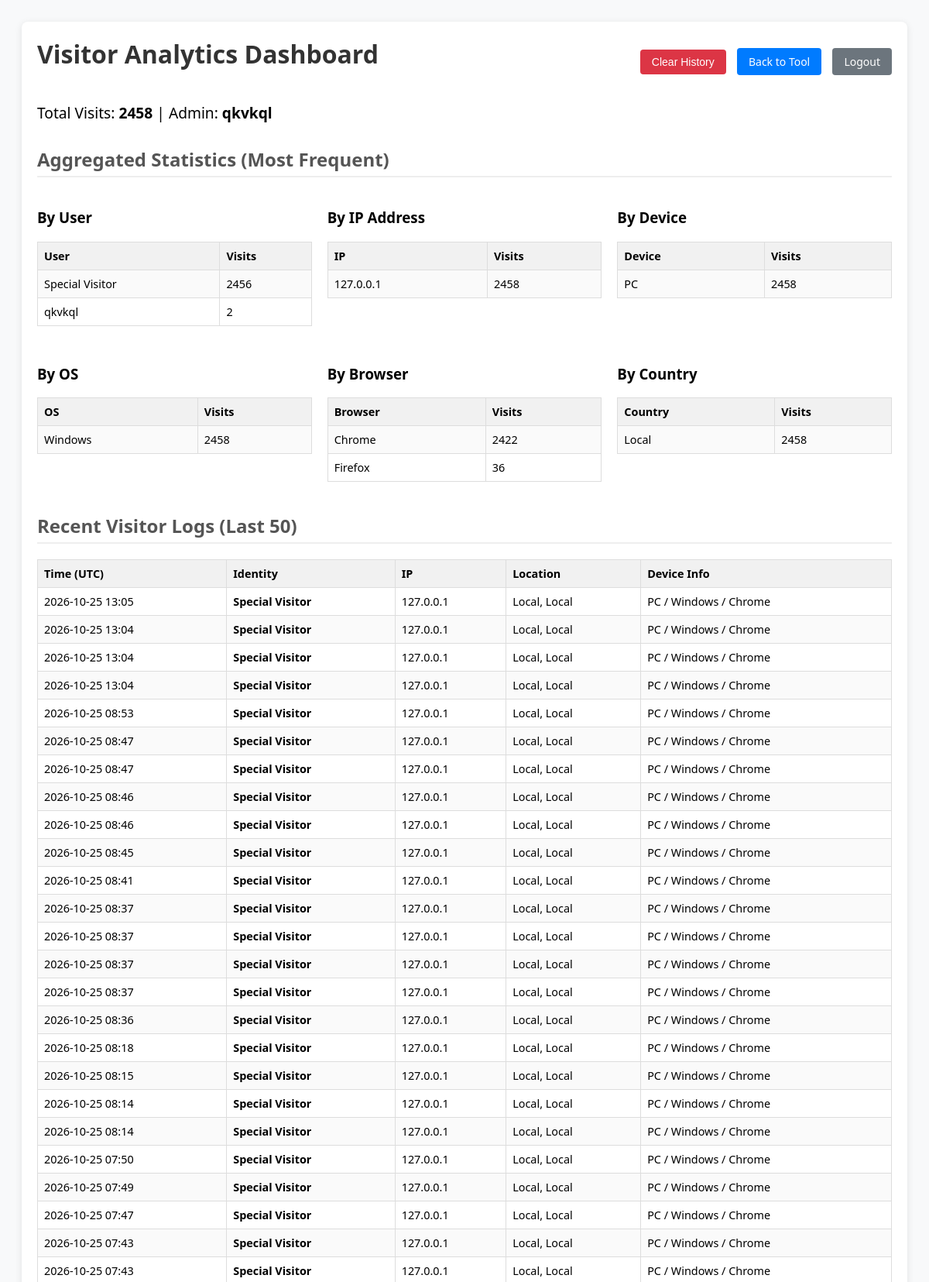
Screenshot of /visitor_stats (signed in, upper part) with the database file from the repository.
### app.py (models this page shows, shortened)
class User(UserMixin, db.Model):
    id = db.Column(db.Integer, primary_key=True)
    username = db.Column(db.String(150), unique=True, nullable=False)
    password_hash = db.Column(db.String(150), nullable=False)
    is_admin = db.Column(db.Boolean, default=False)
    user_level = db.Column(db.String(20), default='basic')

class Visitor(db.Model):
    id = db.Column(db.Integer, primary_key=True)
    username = db.Column(db.String(150), nullable=True)
    ip_address = db.Column(db.String(50))
    timestamp = db.Column(db.DateTime, default=datetime.utcnow)
    country = db.Column(db.String(50))
    city = db.Column(db.String(50))
    device_type = db.Column(db.String(50))
    os = db.Column(db.String(50))
    browser = db.Column(db.String(50))
    device_brand = db.Column(db.String(50))

### app.py (the view)
@app.route('/visitor_stats')
@admin_required
def visitor_stats():
    visits = Visitor.query.order_by(Visitor.timestamp.desc()).limit(50).all()
    total_visits = Visitor.query.count()
    def get_aggregated_stats(column):
        return db.session.query(column, func.count(Visitor.id).label('count')).group_by(column).order_by(func.count(Visitor.id).desc()).all()
    analytics = {
        'Users': get_aggregated_stats(Visitor.username), 'IPs': get_aggregated_stats(Visitor.ip_address),
        'Devices': get_aggregated_stats(Visitor.device_type), 'OS': get_aggregated_stats(Visitor.os),
        'Browsers': get_aggregated_stats(Visitor.browser), 'Locations': get_aggregated_stats(Visitor.country)
    }
    return render_template('stats.html', visits=visits, count=total_visits, analytics=analytics)

### app.py (called while the page is built, shortened)
@app.context_processor
def inject_csrf_token():
    return dict(csrf_token=generate_csrf, t=get_translation, lang=get_current_language)

@login_manager.user_loader
def load_user(user_id):
    return User.query.get(int(user_id))

def admin_required(f):
    @wraps(f)
    @login_required
    def decorated_function(*args, **kwargs):
        if not current_user.is_admin:
            flash("Access denied.")
            return redirect(url_for('home'))
        return f(*args, **kwargs)
    return decorated_function

@app.before_request
def track_visitor():
    if request.endpoint in ['static', 'search_stations', 'visitor_stats', 'clear_visitor_db', 'login', 'signup', 'logout', 'invitation']:
        return

### templates/stats.html (shortened to what this page needs)
<!DOCTYPE html>
<html lang="en">
<head>
</head>
<body>
<div class="container">
    <div class="header">
        <h1>Visitor Analytics Dashboard</h1>
        <div>
            <form action="{{ url_for('clear_visitor_db') }}" method="post" style="display:inline;" onsubmit="return confirm('Are you sure you want to delete ALL visitor logs?');">
                <button type="submit" class="btn btn-danger">Clear History</button>
            </form>
            <a href="{{ url_for('home') }}" class="btn btn-primary" style="margin-left: 10px;">Back to Tool</a>
            <a href="{{ url_for('logout') }}" class="btn btn-secondary" style="margin-left: 10px;">Logout</a>
        </div>
    </div>
    <p style="font-size: 1.2em;">Total Visits: <strong>{{ count }}</strong> | Admin: <strong>{{ current_user.username }}</strong></p>
    <h2>Aggregated Statistics (Most Frequent)</h2>
    <div class="grid-container">
        <div>
            <h3>By User</h3>
            <table>
                <tr><th>User</th><th>Visits</th></tr>
                {% for row in analytics['Users'] %}
                <tr><td>{{ row[0] }}</td><td>{{ row[1] }}</td></tr>
                {% endfor %}
            </table>
        </div>
        <div>
            <h3>By IP Address</h3>
            <table>
                <tr><th>IP</th><th>Visits</th></tr>
                {% for row in analytics['IPs'][:10] %}
                <tr><td>{{ row[0] }}</td><td>{{ row[1] }}</td></tr>
                {% endfor %}
            </table>
        </div>
        <div>
            <h3>By Device</h3>
            <table>
                <tr><th>Device</th><th>Visits</th></tr>
                {% for row in analytics['Devices'] %}
                <tr><td>{{ row[0] }}</td><td>{{ row[1] }}</td></tr>
                {% endfor %}
            </table>
        </div>
        <div>
            <h3>By OS</h3>
            <table>
                <tr><th>OS</th><th>Visits</th></tr>
                {% for row in analytics['OS'] %}
                <tr><td>{{ row[0] }}</td><td>{{ row[1] }}</td></tr>
                {% endfor %}
            </table>
        </div>
        <div>
            <h3>By Browser</h3>
            <table>
                <tr><th>Browser</th><th>Visits</th></tr>
                {% for row in analytics['Browsers'] %}
                <tr><td>{{ row[0] }}</td><td>{{ row[1] }}</td></tr>
                {% endfor %}
            </table>
        </div>
        <div>
            <h3>By Country</h3>
            <table>
                <tr><th>Country</th><th>Visits</th></tr>
                {% for row in analytics['Locations'] %}
                <tr><td>{{ row[0] }}</td><td>{{ row[1] }}</td></tr>
                {% endfor %}
            </table>
        </div>
    </div>
    <h2>Recent Visitor Logs (Last 50)</h2>
    <table>
        <thead>
            <tr>
                <th>Time (UTC)</th>
                <th>Identity</th>
                <th>IP</th>
                <th>Location</th>
                <th>Device Info</th>
            </tr>
        </thead>
        <tbody>
            {% for v in visits %}
            <tr>
                <td>{{ v.timestamp.strftime('%Y-%m-%d %H:%M') }}</td>
                <td><strong>{{ v.username }}</strong></td>
                <td>{{ v.ip_address }}</td>
                <td>{{ v.city }}, {{ v.country }}</td>
                <td>{{ v.device_type }} / {{ v.os }} / {{ v.browser }}</td>
            </tr>
            {% endfor %}
        </tbody>
    </table>
</div>
</body>
</html>

### templates/stats.html (style rules this page uses)
body { font-family: 'Segoe UI', Tahoma, Geneva, Verdana, sans-serif; padding: 20px; background-color: #f8f9fa; }
.container { max-width: 1200px; margin: 0 auto; background: white; padding: 20px; border-radius: 8px; box-shadow: 0 2px 10px rgba(0,0,0,0.1); }
h1 { margin-top: 0; color: #333; }
h2 { color: #555; border-bottom: 2px solid #eee; padding-bottom: 5px; margin-top: 30px; }
.header { display: flex; justify-content: space-between; align-items: center; margin-bottom: 20px; }
.btn { padding: 8px 15px; border-radius: 4px; text-decoration: none; color: white; border: none; cursor: pointer; font-size: 14px; }
.btn-danger { background-color: #dc3545; }
.btn-primary { background-color: #007bff; }
.btn-secondary { background-color: #6c757d; }
.grid-container { display: grid; grid-template-columns: repeat(auto-fit, minmax(300px, 1fr)); gap: 20px; }
table { width: 100%; border-collapse: collapse; margin-bottom: 10px; font-size: 0.9em; }
th, td { border: 1px solid #ddd; padding: 8px; text-align: left; }
th { background-color: #f1f1f1; }
tr:nth-child(even) { background-color: #fafafa; }

### rows the page displays
User: username "qkvkql"
Visitor: username "qkvkql", id "2"
Visitor: timestamp "2026-10-25 13:05", username "Special Visitor", ip_address "127.0.0.1", city "Local", country "Local", device_type "PC", os "Windows", browser "Chrome"
Visitor: timestamp "2026-10-25 13:04", username "Special Visitor", ip_address "127.0.0.1", city "Local", country "Local", device_type "PC", os "Windows", browser "Chrome"
Visitor: timestamp "2026-10-25 13:04", username "Special Visitor", ip_address "127.0.0.1", city "Local", country "Local", device_type "PC", os "Windows", browser "Chrome"
Visitor: timestamp "2026-10-25 13:04", username "Special Visitor", ip_address "127.0.0.1", city "Local", country "Local", device_type "PC", os "Windows", browser "Chrome"
Visitor: timestamp "2026-10-25 08:53", username "Special Visitor", ip_address "127.0.0.1", city "Local", country "Local", device_type "PC", os "Windows", browser "Chrome"
Visitor: timestamp "2026-10-25 08:47", username "Special Visitor", ip_address "127.0.0.1", city "Local", country "Local", device_type "PC", os "Windows", browser "Chrome"
Visitor: timestamp "2026-10-25 08:47", username "Special Visitor", ip_address "127.0.0.1", city "Local", country "Local", device_type "PC", os "Windows", browser "Chrome"
Visitor: timestamp "2026-10-25 08:46", username "Special Visitor", ip_address "127.0.0.1", city "Local", country "Local", device_type "PC", os "Windows", browser "Chrome"
Visitor: timestamp "2026-10-25 08:46", username "Special Visitor", ip_address "127.0.0.1", city "Local", country "Local", device_type "PC", os "Windows", browser "Chrome"
Visitor: timestamp "2026-10-25 08:45", username "Special Visitor", ip_address "127.0.0.1", city "Local", country "Local", device_type "PC", os "Windows", browser "Chrome"
Visitor: timestamp "2026-10-25 08:41", username "Special Visitor", ip_address "127.0.0.1", city "Local", country "Local", device_type "PC", os "Windows", browser "Chrome"
Visitor: timestamp "2026-10-25 08:37", username "Special Visitor", ip_address "127.0.0.1", city "Local", country "Local", device_type "PC", os "Windows", browser "Chrome"
Visitor: timestamp "2026-10-25 08:37", username "Special Visitor", ip_address "127.0.0.1", city "Local", country "Local", device_type "PC", os "Windows", browser "Chrome"
Visitor: timestamp "2026-10-25 08:37", username "Special Visitor", ip_address "127.0.0.1", city "Local", country "Local", device_type "PC", os "Windows", browser "Chrome"
Visitor: timestamp "2026-10-25 08:37", username "Special Visitor", ip_address "127.0.0.1", city "Local", country "Local", device_type "PC", os "Windows", browser "Chrome"
Visitor: timestamp "2026-10-25 08:36", username "Special Visitor", ip_address "127.0.0.1", city "Local", country "Local", device_type "PC", os "Windows", browser "Chrome"
Visitor: timestamp "2026-10-25 08:18", username "Special Visitor", ip_address "127.0.0.1", city "Local", country "Local", device_type "PC", os "Windows", browser "Chrome"
Visitor: timestamp "2026-10-25 08:15", username "Special Visitor", ip_address "127.0.0.1", city "Local", country "Local", device_type "PC", os "Windows", browser "Chrome"
Visitor: timestamp "2026-10-25 08:14", username "Special Visitor", ip_address "127.0.0.1", city "Local", country "Local", device_type "PC", os "Windows", browser "Chrome"
Visitor: timestamp "2026-10-25 08:14", username "Special Visitor", ip_address "127.0.0.1", city "Local", country "Local", device_type "PC", os "Windows", browser "Chrome"
Visitor: timestamp "2026-10-25 07:50", username "Special Visitor", ip_address "127.0.0.1", city "Local", country "Local", device_type "PC", os "Windows", browser "Chrome"
Visitor: timestamp "2026-10-25 07:49", username "Special Visitor", ip_address "127.0.0.1", city "Local", country "Local", device_type "PC", os "Windows", browser "Chrome"
Visitor: timestamp "2026-10-25 07:47", username "Special Visitor", ip_address "127.0.0.1", city "Local", country "Local", device_type "PC", os "Windows", browser "Chrome"
Visitor: timestamp "2026-10-25 07:43", username "Special Visitor", ip_address "127.0.0.1", city "Local", country "Local", device_type "PC", os "Windows", browser "Chrome"
Visitor: timestamp "2026-10-25 07:43", username "Special Visitor", ip_address "127.0.0.1", city "Local", country "Local", device_type "PC", os "Windows", browser "Chrome"

### other values shown
{{ count }} "2458"
{{ row[0] }} "Special Visitor"
{{ row[1] }} "2456"
{{ row[0] }} "127.0.0.1"
{{ row[1] }} "2458"
{{ row[0] }} "PC"
{{ row[0] }} "Windows"
{{ row[0] }} "Chrome" "Firefox"
{{ row[1] }} "2422" "36"
{{ row[0] }} "Local"
